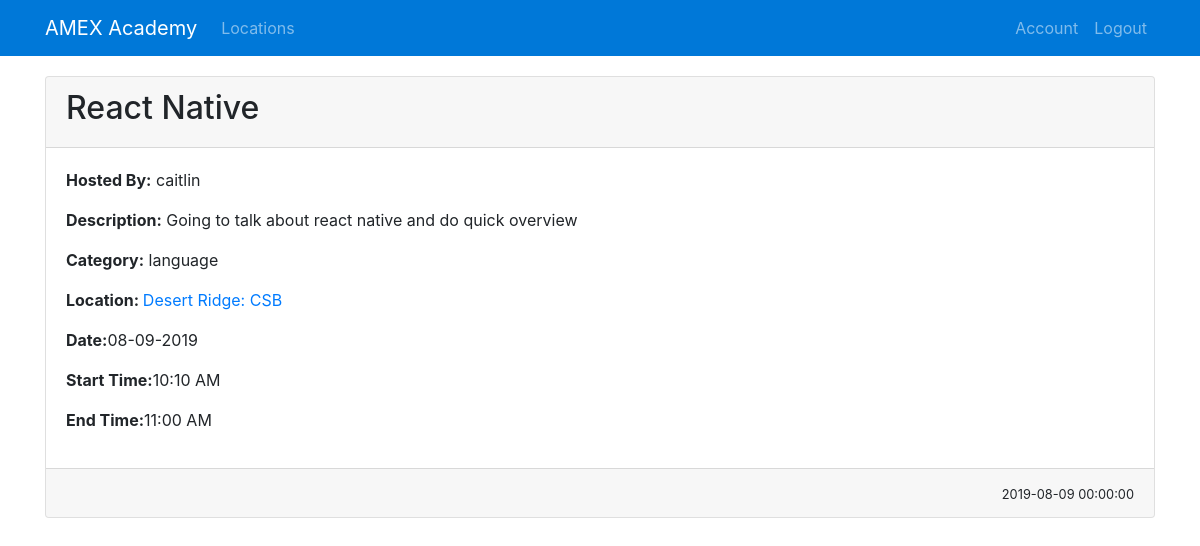
The app's page /item/1 (signed in) with its own data.
### academy/models.py (models this page shows, shortened)
class Item(db.Model):
    id = db.Column(db.Integer, primary_key=True)
    name = db.Column(db.String(100), nullable=False)
    description = db.Column(db.Text, nullable=False)
    category = db.Column(db.String(30), nullable=False)
    date = db.Column(db.DateTime, nullable=False)
    startTime = db.Column(db.Time, nullable=False)
    endTime = db.Column(db.Time, nullable=False)
    location_id = db.Column(db.Integer, db.ForeignKey('location.id'), nullable=False)
    user_id = db.Column(db.Integer, db.ForeignKey('user.id'), nullable=False)

class User(db.Model, UserMixin):
    id = db.Column(db.Integer, primary_key=True)
    username = db.Column(db.String(20), unique=True, nullable=False)
    email = db.Column(db.String(120), unique=True, nullable=False)
    password = db.Column(db.String(60), nullable=False)
    user_type = db.Column(db.String(20), nullable = False)
    description = db.Column(db.String(500))
    items = db.relationship('Item', backref="item", lazy=True)

class Location(db.Model):
    id = db.Column(db.Integer, primary_key=True)
    name = db.Column(db.String(100), nullable=False)
    address = db.Column(db.String(100), nullable=False)
    city = db.Column(db.String(100), nullable=False)
    state = db.Column(db.String(2), nullable=False)
    zip = db.Column(db.String(11), nullable=False)
    items = db.relationship('Item', backref='location', lazy=True)

### academy/routes.py (the view)
@app.route('/item/<int:item_id>')
@login_required
def item(item_id):
    item = Item.query.get_or_404(item_id)
    user = User.query.get_or_404(item.user_id)
    location = Location.query.get_or_404(item.location_id)
    return render_template('item.html', title=item.name, item=item, location=location, user=user)

### academy/models.py (called while the page is built)
@login_manager.user_loader
def load_user(user_id):
    return User.query.get(int(user_id))

### academy/templates/item.html (shortened to what this page needs)
{% extends "layout.html" %}
{% block content %}
<div class="card">
    <div class="card-header">
        <h2>{{ item.name }}</h2>
    </div>
    <div class="card-body">
        <p><strong>Hosted By:</strong> {{ user.username }}</p>
        <p><strong>Description:</strong> {{ item.description }}</p>
        <p><strong>Category:</strong> {{ item.category }}</p>
        <p><strong>Location: </strong><a href="{{ url_for('location', location_id=location.id) }}"> {{ location.name }}</a></p>
        <p><strong>Date:</strong>{{item.date.strftime('%m-%d-%Y')}}</p>
        <p><strong>Start Time:</strong>{{item.startTime.strftime('%l:%M %p')}}</p>
        <p><strong>End Time:</strong>{{item.endTime.strftime('%l:%M %p')}}</p>
    </div>
    <div class="card-footer">
        <p class="text-sm-right m-0"><small>{{ item.date.strftime('%Y-%m-%d %H:%M:%S')}}</small></p>
    </div>
</div>
{% endblock content %}

### records on screen
Item: name "React Native", description "Going to talk about react native and do quick overview", category "language", date "08-09-2019", startTime "10:10 AM", endTime "11:00 AM", date "2019-08-09 00:00:00"
User: username "caitlin"
Location: name "Desert Ridge: CSB"
